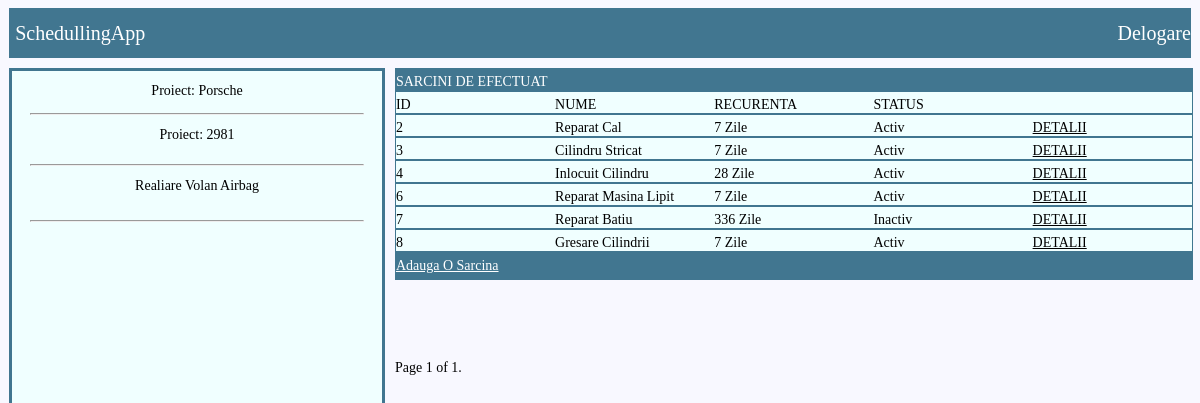
/projects/project_details/1/ (signed in), run on the app's committed database.
### PROJECTS/models.py (models this page shows, shortened)
class Proiect (models.Model):
	nume=models.CharField(max_length=30,unique=True)
	id_proiect=models.IntegerField(unique=True)
	descriere=models.CharField(max_length=100)

### EVENTS/models.py (models this page shows, shortened)
class Eveniment_Template(models.Model):
	nume = models.CharField(max_length=100)
	proiect=models.ForeignKey(Proiect,related_name='evenimente',on_delete=models.CASCADE,null=True, blank=True)
	responsabil=models.ForeignKey(User,related_name='eveniment_temp',on_delete=models.CASCADE)
	activitati_necesare=models.TextField(max_length=300)
	CHOICES=[('saptamanal', 'saptamanal') , ('lunar','lunar') , ('anual','anual') , ('2ani','2ani') ]
	recurenenta=models.CharField(choices=CHOICES,max_length=100)
	recurenenta_zile=models.IntegerField()
	zile_executie=models.IntegerField()
	an_choice=[(2022,2022),(2023,2023),(2024,2024),(2025,2025),(2026,2026),]
	luna_choice=[(1,1),(2,2),(3,3),(4,4),(5,5),(6,6),(7,7),(8,8),(9,9),(10,10),(11,11),(12,12)]
	zi_choice=[(1,1),(2,2),(3,3),(4,4),(5,5),(6,6),(7,7),(8,8),(9,9),(10,10),(11,11),(12,12),(13,13),(14,14),(15,15),(16,16),(17,17),(18,18),(19,19),(20,20),(21,21),(22,22),(23,23),(24,24),(25,25),(26,26),(27,27),(28,28)]
	an_incepere=models.IntegerField(choices=an_choice)
	luna_incepere=models.IntegerField(choices=luna_choice)
	zi_incepere=models.IntegerField(choices=zi_choice)
	data_initiere=models.DateField(null=True)
	status=models.BooleanField()

### PROJECTS/views.py (the view)
# urls.py: path('project_details/<int:pk>/',PROJECTS_VIEWS.project_details,name='project_details'),
@login_required
def project_details(request,pk):
	proiect_querry=Proiect.objects.get(pk=pk)
	eveniment_template_querry_req=Eveniment_Template.objects.filter(proiect=proiect_querry)
	paginator = Paginator(eveniment_template_querry_req, 20)
	page_number = request.GET.get('page')
	eveniment_template_querry = paginator.get_page(page_number)
	return render(request,'PROJECTS/proiect_detalii.html',{'proiect':proiect_querry,'eveniment_template':eveniment_template_querry})

### templates/PROJECTS/proiect_detalii.html (shortened to what this page needs)
{% extends 'PROJECTS/template.html' %}
{% block content %}
<div class="container_detalii">
<div class="container_left_detalii">
	<div class="nume">Proiect: {{proiect.nume}}</div>
	<hr/>
	<div class="ID">Proiect: {{proiect.id_proiect}}</div>
	<hr/>
	<div class="descriere">{{proiect.descriere}}</div>
	<hr/>
</div>
<div class="container_right_detalii">
		<div class="row_title_detalii">
			SARCINI DE EFECTUAT
		</div>
		<div class="row_detalii">
			<div class="column_id_ev">ID</div>
			<div class="column_nume_ev">NUME</div>
			<div class="column_recurenta_zile_ev">RECURENTA </div>
			<div class="column_status_ev">STATUS</div>
		</div>
		{% for eveniment in eveniment_template %}
		<div class="row_detalii">
			<div class="column_id_ev">{{eveniment.id}} </div>
			<div class="column_nume_ev">{{eveniment.nume}}</div>
			<div class="column_recurenta_zile_ev">{{eveniment.recurenenta_zile}} Zile </div>
			{% if eveniment.status == True %}
			<div class="column_status_ev">Activ</div>
			{% else %}
			<div class="column_status_ev">Inactiv</div>
			{% endif %}
			<div class="column_evenimente_ev"><a href="{% url 'EVENTS:detalii_eveniment_template' eveniment.pk %}">DETALII</a></div>
		</div>
		{% endfor %}
		<div class="row_footer_detalii">
			<a href="{% url 'EVENTS:eveniment_template_nou' proiect.pk  %}">Adauga O Sarcina </a>
		</div>
<div class="pagination">
    <span class="step-links">
        <span class="current">
            Page {{ eveniment_template.number }} of {{ eveniment_template.paginator.num_pages }}.
        </span>
    </span>
</div>
</div>
</div>
{% endblock %}

### static/css/PROJECTS/style.css (style rules this page uses)
body { background-color: #F8F8FF; }
@media screen and (min-width: 800px) { hr { color: #417690; } }
@media screen and (min-width: 800px) { .container_detalii { display: flex; flex-direction: row; font-size: 14px; } }
@media screen and (min-width: 800px) { .container_left_detalii { margin-top: 10px; margin-left: 0.1vw; height: 100vh; width: 550px; background-color: #F0FFFF; display: flex; flex-direction: column; border-style: solid; border-color: #417690; border-size: 1px; } }
@media screen and (min-width: 800px) { .container_left_detalii hr { width: 90%; color: #417690; } }
@media screen and (min-width: 800px) { .container_left_detalii .nume { height: 30px ; width: 100%; display: flex; justify-content: center; align-items: center; margin-top: 5px; } }
@media screen and (min-width: 800px) { .container_left_detalii .ID { height: 30px ; width: 100%; display: flex; justify-content: center; margin-top: 5px; } }
@media screen and (min-width: 800px) { .container_left_detalii .descriere { margin-bottom: 5px; height: 30px ; width: 100%; display: flex; justify-content: center; margin-top: 5px; } }
@media screen and (min-width: 800px) { .container_right_detalii { width: 100%; margin-top: 10px; padding-left: 10px; padding-right: 0.1vw; } }
@media screen and (min-width: 800px) { .row_title_detalii { width: 100%; display: flex; align-items: center; justify-content: left; color: white; background-color: #417690; border-style: solid; border-color: #417690 ; border-width: 1px; padding-top: 5px; } }
@media screen and (min-width: 800px) { .row_detalii { width: 100%; display: flex; align-items: center; justify-content: center; background-color: #F0FFFF; border-style: solid; border-color: #417690 ; border-width: 1px; padding-top: 5px; } }
@media screen and (min-width: 800px) { .row_detalii a { color: black; } }
@media screen and (min-width: 800px) { .row_footer_detalii { width: 100%; display: flex; align-items: center; justify-content: left; background-color: #417690 ; border-style: solid; border-color: #417690 ; border-width: 1px; padding-top: 5px; padding-bottom: 5px; } }
@media screen and (min-width: 800px) { .column_id_ev { width:20%; } }
@media screen and (min-width: 800px) { .column_nume_ev { width:20%; } }
@media screen and (min-width: 800px) { .column_recurenta_zile_ev { width:20%; } }
@media screen and (min-width: 800px) { .column_status_ev { width:20%; } }
@media screen and (min-width: 800px) { .column_evenimente_ev { width:20%; } }
@media screen and (min-width: 800px) { .row_footer_detalii { margin-bottom:80px; width: 100%; } }
@media screen and (min-width: 800px) { .row_footer_detalii a { color : white } }
@media screen and (min-width: 800px) { .pagination { margin-top: 15px; } }

### data on the page
Proiect: nume "Porsche", id_proiect "2981", descriere "Realiare Volan Airbag"
Eveniment_Template: id "2", nume "Reparat Cal", recurenenta_zile "7", status "Activ"
Eveniment_Template: id "3", nume "Cilindru Stricat", recurenenta_zile "7", status "Activ"
Eveniment_Template: id "4", nume "Inlocuit Cilindru", recurenenta_zile "28", status "Activ"
Eveniment_Template: id "6", nume "Reparat Masina Lipit", recurenenta_zile "7", status "Activ"
Eveniment_Template: id "7", nume "Reparat Batiu", recurenenta_zile "336", status "Inactiv"
Eveniment_Template: id "8", nume "Gresare Cilindrii", recurenenta_zile "7", status "Activ"

### other printed values
{{ eveniment_template.number }} "1"
{{ eveniment_template.paginator.num_pages }} "1"
